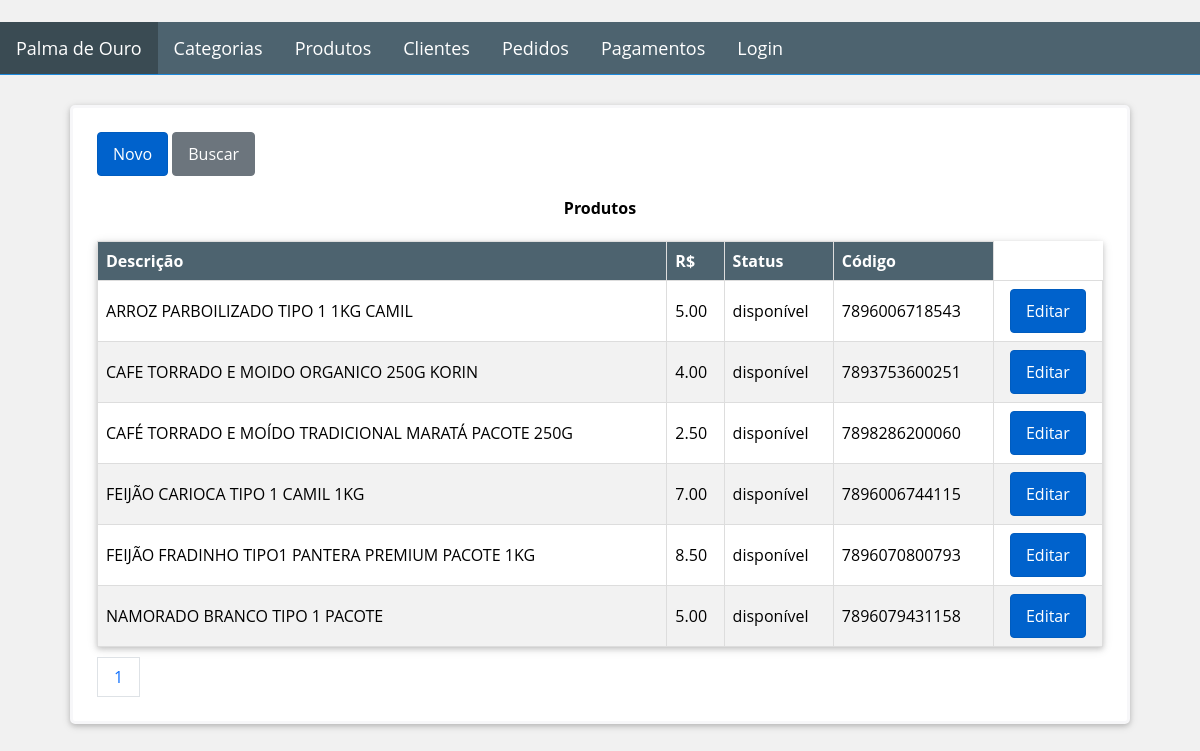
/product, run on the app's committed database.
### Golden_Leaf/models.py (models this page shows, shortened)
class Product(db.Model):
    __tablename__ = 'products'
    id = db.Column(db.Integer, primary_key=True)
    description = db.Column(db.String(64))
    image_file = db.Column(db.String(32), default='default.jpg')
    unit_cost = db.Column(db.Numeric(6, 2), nullable=False)
    is_available = db.Column(db.Boolean, nullable=False)
    code = db.Column(db.String(13), unique=True, nullable=False)
    category_id = db.Column(db.Integer, ForeignKey('categories.id'), nullable=False)
    category = relationship("Category", backref=backref('products', order_by=description))
    __table_args__ = (CheckConstraint(unit_cost >= 0.00, name='unit_cost_positive'),)

### Golden_Leaf/views/product/routes.py (the view)
@blueprint_product.route('/product', methods=['GET'])
@register_breadcrumb(blueprint_product, '.', 'Produtos')
def get_products():
    page = request.args.get('page', 1, type=int)
    products = Product.query.order_by(Product.description).paginate(page=page, per_page=10)
    return render_template('product/list.html', all_products=products)

### Golden_Leaf/templates/product/list.html
{% extends "base.html" %}
{% block page_content %}
<div class="container">
    <div>
        <a class="btn btn-primary" href="{{ url_for('blueprint_product.new_product') }}">
            Novo
        </a>
        <a class="btn btn-default" href="{{ url_for('blueprint_product.search_product') }}">
            Buscar
        </a>
    </div>
    <div class="table-responsive">
        <table>
            <caption><h4>Produtos</h4></caption>
            <thead>
                <tr>
                    <th>Descrição</th>
                    <th>R$</th>
                    <th>Status</th>
                    <th>Código</th>
                </tr>
            </thead>
            <tbody>
                {% for product in all_products.items %}
                <tr>
                    <td>{{ product.description }}</td>
                    <td>{{ product.unit_cost }}</td>
                    {% if product.is_available %}
                    <td>disponível</td>
                    {% else %}
                    <td>indisponível</td>
                    {% endif %}
                    <td>{{ product.code }}</td>
                    <td align="center">
                        <a class="btn btn-primary" href="{{ url_for('blueprint_product.update_product',id=product.id) }}">
                            Editar
                        </a>
                    </td>
                </tr>
                {% endfor %}
            </tbody>
        </table>
    </div>
    <div class="pagination">
        {% for page_number in all_products.iter_pages(left_edge=1,right_edge=1,left_current=1,right_current=2) %}
        {% if page_number %}
        {% if all_products.page == page_number %}
        <a href="{{ url_for('blueprint_product.get_products',page=page_number) }}">{{ page_number }}</a>
        {% else %}
        <a href="{{ url_for('blueprint_product.get_products',page=page_number) }}">{{ page_number }}</a>
        {% endif %}
        {% else %}
        ...
        {% endif %}
        {% endfor %}
    </div>
</div>
{% endblock %}

### Golden_Leaf/templates/base.html (shortened to what this page needs)
﻿<head>
    {% block head %}
    <link rel="stylesheet" type="text/css" href="{{ url_for('static', filename='css/styles.css') }}">
    {% endblock %}
</head>
<body>
    {% block navbar %}
    <header>
        <nav>
            <ul class="nav">
                <li>
                    <a class="nav-link active" href="{{ url_for('blueprint_main.index') }}">
                         Palma de Ouro
                    </a>
                </li>
                <li>
                    <a class="nav-link" href="{{ url_for('blueprint_category.get_categories') }}">Categorias</a>
                </li>
                <li>
                    <a class="nav-link" href="{{ url_for('blueprint_product.get_products') }}">Produtos</a>
                </li>
                <li>
                    <a class="nav-link" href="{{ url_for('blueprint_client.get_clients') }}">Clientes</a>
                </li>
                <li>
                    <a class="nav-link" href="{{ url_for('blueprint_order.get_orders') }}">Pedidos</a>
                </li>
                <li>
                    <a class="nav-link" href="{{ url_for('blueprint_payment.get_payment') }}">Pagamentos</a>
                </li>
                {% if current_user.is_authenticated %}
                <li>
                    <a class="nav-link" href="{{ url_for('blueprint_clerk.account') }}">
                        {{ current_user.name }}
                    </a>
                </li>
                <li>
                    <a class="nav-link" href="{{ url_for('blueprint_clerk.logout') }}">
                        Logout
                    </a>
                </li>
                {% else %}
                <li>
                    <a class="nav-link" href="{{ url_for('blueprint_clerk.login') }}">
                         Login
                    </a>
                </li>
                {% endif %}
            </ul>
        </nav>
    </header>
    {% endblock %}
    <main>
        {% block content  %}
        <div>
            {% block page_content %}
            {% endblock %}
        </div>
        {% endblock %}
    </main>
</body>

### Golden_Leaf/static/css/styles.css (style rules this page uses)
.container, .form-container { border-radius: 5px; color: #000; background-color: #ffffff; border: solid #f7f7f9; box-shadow: 0 2px 5px 0 rgba(0, 0, 0, 0.16), 0 2px 10px 0 rgba(0, 0, 0, 0.12); }
* { box-sizing: border-box; }
html, body, h1, h2, h3, h4, h5 { font-family: "Open Sans", sans-serif; }
body { background-color: #f1f1f1; margin: 0; }
.nav { list-style-type: none; margin: 0; padding: 0; background-color: #4d636f; color: #ffffff; font-size: 18px; border-bottom: 1px solid #1e8adc; display: flex; }
.nav-link { display: block; color: #ffffff; text-align: center; padding: 14px 16px; text-decoration: none; }
.active { background-color: #3a4b53; }
main { margin: auto; padding: 10px; width: 90%; }
.container { padding: 1.5rem; border-width: .2rem; }
table { background-color: #ffffff; color: #000; width: 100%; border-collapse: collapse; box-shadow: 0 2px 5px 0 rgba(0, 0, 0, 0.16), 0 2px 10px 0 rgba(0, 0, 0, 0.12); }
th { text-align: left; border: 1px solid #ddd; background-color: #4d636f; color: white; padding: 8px; }
td { border: 1px solid #ddd; padding: 8px; }
table tr:nth-child(even) { background-color: #f2f2f2; }
.pagination { display: flex; list-style: none; margin-top: 10px; }
.pagination a { padding: 8px 16px; color: #0d6efd; text-decoration: none; background-color: #fff; border: 1px solid #dee2e6; }
.btn { display: inline-block; text-decoration: none; border: 1px solid transparent; padding: 10px 15px; color: #fff; border-radius: .25rem; }
.btn-primary { background-color: #0062cc; border-color: #005cbf; }
.btn-default { background-color: #6c757d; border-color: #6c757d; }

### data on the page
Product: description "ARROZ PARBOILIZADO TIPO 1 1KG CAMIL", unit_cost "5.00", is_available "disponível", code "7896006718543"
Product: description "CAFE TORRADO E MOIDO ORGANICO 250G KORIN", unit_cost "4.00", is_available "disponível", code "7893753600251"
Product: description "CAFÉ TORRADO E MOÍDO TRADICIONAL MARATÁ PACOTE 250G", unit_cost "2.50", is_available "disponível", code "7898286200060"
Product: description "FEIJÃO CARIOCA TIPO 1 CAMIL 1KG", unit_cost "7.00", is_available "disponível", code "7896006744115"
Product: description "FEIJÃO FRADINHO TIPO1 PANTERA PREMIUM PACOTE 1KG", unit_cost "8.50", is_available "disponível", code "7896070800793"
Product: description "NAMORADO BRANCO TIPO 1 PACOTE", unit_cost "5.00", is_available "disponível", code "7896079431158"

### other printed values
{{ page_number }} "1"
